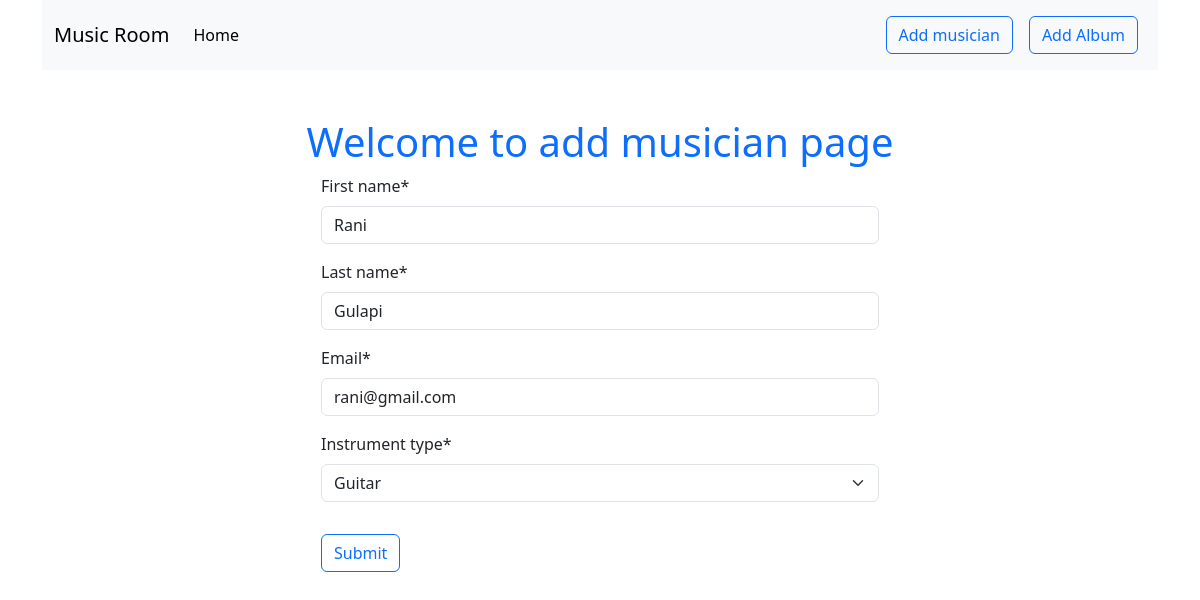
/musician/edit/5, run on the app's committed database.
### musicians/models.py (models this page shows, shortened)
class Musician(models.Model):
    first_name = models.CharField(max_length=20)
    last_name = models.CharField(max_length=20)
    email = models.EmailField()
    INSTRUMENT_CHOICES = [
        ('Guitar', 'Guitar'),
        ('Piano', 'Piano'),
        ('Violin', 'Violin'),
        ('Drums', 'Drums'),
        ('Saxophone', 'Saxophone'),
    ]
    instrument_type = models.CharField(max_length=20, choices=INSTRUMENT_CHOICES)

### musicians/views.py (the view)
# urls.py: path('edit/<int:id>', views.edit_musician,name='edit_musician'),
def edit_musician(request,id):
    musician = Musician.objects.get(pk=id)
    musician_form = forms.MusicianForm(instance=musician)
    if request.method == "POST":
        musician_form = forms.MusicianForm(request.POST,instance=musician)
        if musician_form.is_valid():
            musician_form.save()
            return redirect('home')
    return render(request,'add_musician.html',{'form':musician_form})

### musicians/forms.py
class MusicianForm(forms.ModelForm):
    class Meta:
        model = Musician
        fields = '__all__'

### musicians/templates/add_musician.html (shortened to what this page needs)
{% extends "base.html" %} {% load crispy_forms_tags %} {% block content %}
<h1 class="text-primary text-center mt-5">Welcome to add musician page</h1>
<form action="" method="post" style="width: 50%; margin: auto;">
    {{form | crispy}}
    <button type="submit" class="btn btn-outline-primary my-3">Submit</button>
</form>
{% endblock content %}

### data on the page
Musician: first_name "Rani", last_name "Gulapi", email "rani@gmail.com", instrument_type "Guitar"
